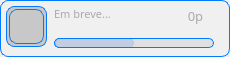
             <widget class="QWidget" name="container_achiev_05" native="true">
              <property name="styleSheet">
               <string notr="true">background-color:rgb(240,240,240);border-radius:8px;border:1px solid rgb(0,123,255);</string>
              </property>
              <widget class="QWidget" name="icon_frame_05" native="true">
               <property name="geometry">
                <rect>
                 <x>6</x>
                 <y>6</y>
                 <width>41</width>
                 <height>41</height>
                </rect>
               </property>
               <property name="styleSheet">
                <string notr="true">background-color:rgb(200,200,200);</string>
               </property>
               <widget class="QLabel" name="icon_image_05">
                <property name="geometry">
                 <rect>
                  <x>3</x>
                  <y>3</y>
                  <width>35</width>
                  <height>35</height>
                 </rect>
                </property>
                <property name="styleSheet">
                 <string notr="true">border-image:url(:/Img/ideia.png);border:1px solid rgb(0,123,255);</string>
                </property>
                <property name="text">
                 <string/>
                </property>
               </widget>
              </widget>
              <widget class="QLabel" name="lbl_achiev_desc_05">
               <property name="geometry">
                <rect>
                 <x>54</x>
                 <y>6</y>
                 <width>121</width>
                 <height>31</height>
                </rect>
               </property>
               <property name="font">
                <font>
                 <family>Inter UI</family>
                 <pointsize>8</pointsize>
                 <weight>50</weight>
                 <bold>false</bold>
                </font>
               </property>
               <property name="styleSheet">
                <string notr="true">color:rgb(170,170,170);border:none;background:transparent;</string>
               </property>
               <property name="text">
                <string>&lt;html&gt;&lt;head/&gt;&lt;body&gt;&lt;p&gt;Em breve...&lt;/p&gt;&lt;/body&gt;&lt;/html&gt;</string>
               </property>
               <property name="alignment">
                <set>Qt::AlignLeading|Qt::AlignLeft|Qt::AlignTop</set>
               </property>
               <property name="wordWrap">
                <bool>true</bool>
               </property>
               <property name="indent">
                <number>-1</number>
               </property>
              </widget>
              <widget class="QWidget" name="bar_achievatual_05" native="true">
               <property name="geometry">
                <rect>
                 <x>54</x>
                 <y>38</y>
                 <width>80</width>
                 <height>10</height>
                </rect>
               </property>
               <property name="styleSheet">
                <string notr="true">background-color:#5695f6;border-radius:5px;</string>
               </property>
              </widget>
              <widget class="QWidget" name="bar_achievtotal_05" native="true">
               <property name="geometry">
                <rect>
                 <x>54</x>
                 <y>38</y>
                 <width>160</width>
                 <height>10</height>
                </rect>
               </property>
               <property name="styleSheet">
                <string notr="true">background-color:rgba(220,220,220,0.8);border-radius:5px;</string>
               </property>
              </widget>
              <widget class="QLabel" name="lbl_achiev_points_05">
               <property name="geometry">
                <rect>
                 <x>170</x>
                 <y>0</y>
                 <width>51</width>
                 <height>31</height>
                </rect>
               </property>
               <property name="font">
                <font>
                 <family>Inter UI</family>
                 <pointsize>10</pointsize>
                 <weight>50</weight>
                 <bold>false</bold>
                </font>
               </property>
               <property name="styleSheet">
                <string notr="true">color:rgb(170,170,170);border:none;background:transparent;</string>
               </property>
               <property name="text">
                <string>0p</string>
               </property>
               <property name="alignment">
                <set>Qt::AlignCenter</set>
               </property>
               <property name="wordWrap">
                <bool>true</bool>
               </property>
               <property name="indent">
                <number>-1</number>
               </property>
              </widget>
             </widget>
